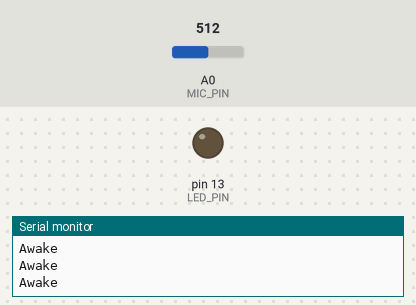
This sketch was run on a simulated Arduino Uno, built with avr-gcc and run on an emulated ATmega328P. Shown: output pins drawn as LEDs (lit = HIGH), the last lines printed to the serial monitor. The test bench sets the inputs (shaded band); at power-on: A0 (MIC_PIN) = 512.

Above: at 1.2 s.
1.3 s: A0 (MIC_PIN) set to 54
2.8 s: A0 (MIC_PIN) set to 46
At 3.8 s:
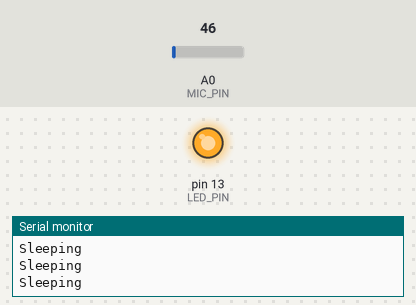
Timing chart, 0 to 5.8 s (numbered marks = the images above; inputs shaded):
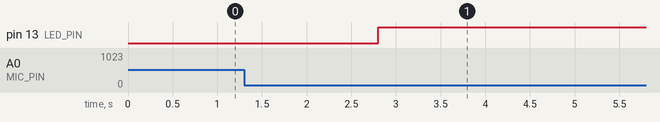

Measured:
- the behaviour switches between 50 and 49 on A0 (MIC_PIN) (found by bisection; images 0 and 1)
- after the input at 2.8 s, pin 13 (LED_PIN): LOW → HIGH at once

The sketch:

anti_sleep.ino
```cpp
#include <Arduino.h>

const int MIC_PIN = A0;
const int LED_PIN = 13;

void setup() {
    pinMode(LED_PIN, OUTPUT);
    Serial.begin(9600);
}

void loop() {
    int micValue = analogRead(MIC_PIN);
    if (micValue < 50) {
        digitalWrite(LED_PIN, HIGH);
        Serial.println("Sleeping");
    } else {
        digitalWrite(LED_PIN, LOW);
        Serial.println("Awake");
    }
}
```
